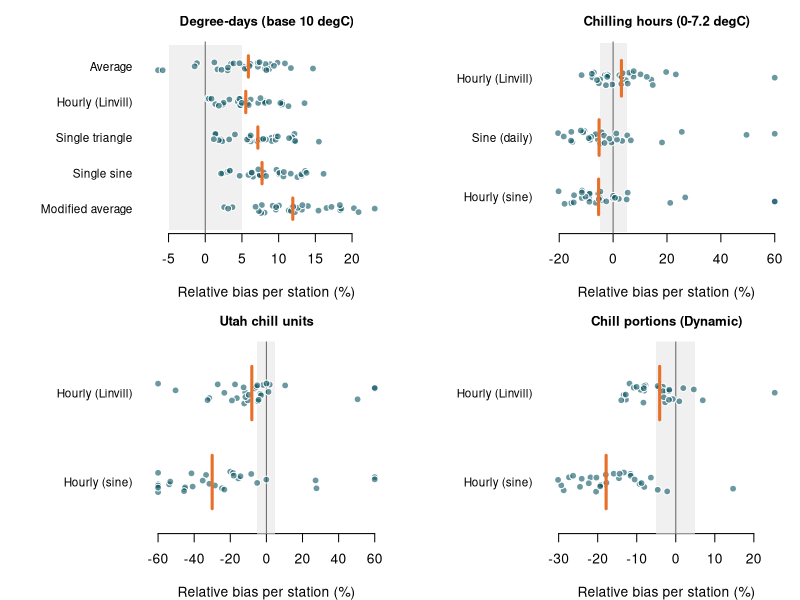
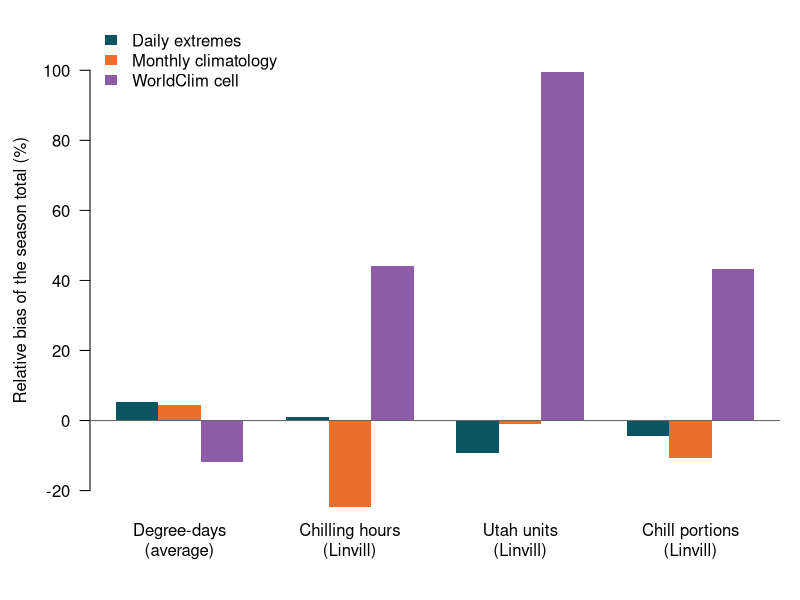
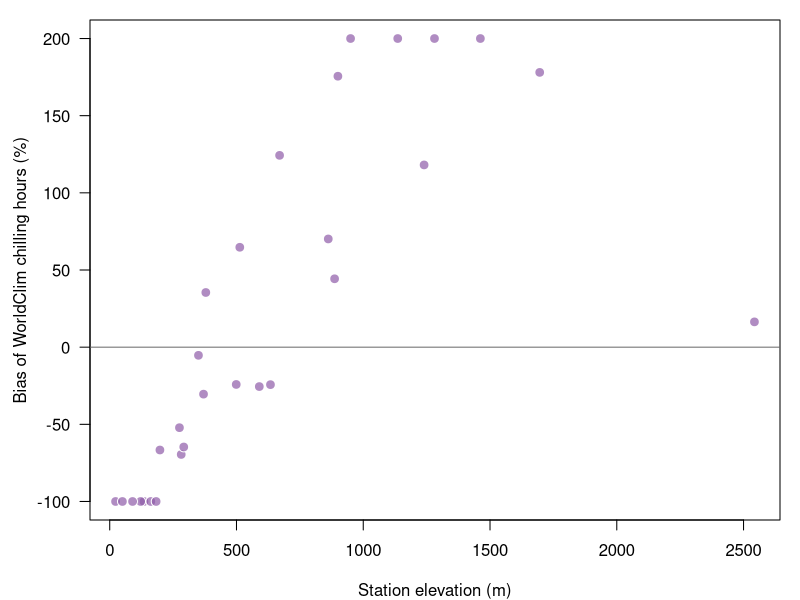

The R script that drew these images, in order:
## ---- chunk 1
knitr::opts_chunk$set(collapse = TRUE, comment = "#>", echo = FALSE,
                      fig.width = 9, fig.height = 6, dpi = 96,
                      out.width = "100%")
options(knitr.kable.NA = "-")
metrics <- read.csv("data/ceaza-metrics.csv")
per_station <- read.csv("data/ceaza-per-station.csv")
stations <- read.csv("data/ceaza-stations.csv", encoding = "UTF-8")
weights <- read.csv("data/ceaza-ensemble-weights.csv")
label <- c(average = "Average", modified_average = "Modified average",
           single_triangle = "Single triangle",
           double_triangle = "Double triangle", single_sine = "Single sine",
           double_sine = "Double sine", hourly_linvill = "Hourly (Linvill)",
           hourly_sine = "Hourly (sine)", sine = "Sine (daily)")
index_label <- c(gdd = "Degree-days (base 10 degC)",
                 ch = "Chilling hours (0-7.2 degC)", cu = "Utah chill units",
                 cp = "Chill portions (Dynamic)")
level_col <- c(daily = "#0B5563", monthly = "#E8702A",
               gridded = "#8E5BA8")
## ---- chunk 2
d <- metrics[metrics$level == "daily", ]
d$index <- factor(index_label[d$index], levels = index_label)
d <- d[order(d$index, abs(d$rel_bias)), ]
tab <- data.frame(Index = d$index, Method = label[d$method],
                  Seasons = d$n,
                  `Relative bias` = sprintf("%+.1f %%", d$rel_bias),
                  MAE = round(d$mae, 1), check.names = FALSE)
knitr::kable(tab, row.names = FALSE, caption = paste(
  "Bias and mean absolute error (MAE, in the units of each index) of the",
  "season total, pooled over 30 stations. Methods ordered by absolute bias",
  "within each index."))
## ---- chunk 3
methods <- list(gdd = c("average", "hourly_linvill", "single_triangle",
                        "single_sine", "modified_average"),
                ch = c("hourly_linvill", "sine", "hourly_sine"),
                cu = c("hourly_linvill", "hourly_sine"),
                cp = c("hourly_linvill", "hourly_sine"))
op <- par(mfrow = c(2, 2), mar = c(4, 9, 2.5, 1))
for (ix in names(methods)) {
  ms <- rev(methods[[ix]])
  x <- per_station[per_station$index == ix & per_station$level == "daily", ]
  vals <- lapply(ms, function(m) x$rel_bias[x$method == m])
  lim <- range(unlist(vals), 0)
  lim <- pmax(pmin(lim, 60), -60)
  plot(NA, xlim = lim, ylim = c(0.5, length(ms) + 0.5), yaxt = "n",
       xlab = "Relative bias per station (%)", ylab = "",
       main = index_label[[ix]], bty = "n", cex.main = 0.95)
  rect(-5, 0.4, 5, length(ms) + 0.6, col = "grey94", border = NA)
  abline(v = 0, col = "grey40")
  axis(2, at = seq_along(ms), labels = label[ms], las = 1, tick = FALSE,
       cex.axis = 0.85)
  for (i in seq_along(ms)) {
    v <- vals[[i]]
    v <- pmax(pmin(v, 60), -60)
    points(v, jitter(rep(i, length(v)), amount = 0.12), pch = 21,
           bg = adjustcolor("#0B5563", 0.6), col = "white", cex = 1.1)
    segments(stats::median(v), i - 0.3, stats::median(v), i + 0.3,
             lwd = 3, col = "#E8702A")
  }
}
par(op)
## ---- chunk 4
sel <- list(gdd = "average", ch = "hourly_linvill", cu = "hourly_linvill",
            cp = "hourly_linvill")
mat <- sapply(names(sel), function(ix) {
  sapply(c("daily", "monthly", "gridded"), function(lv) {
    metrics$rel_bias[metrics$index == ix & metrics$level == lv &
                       metrics$method == sel[[ix]]]
  })
})
par(mar = c(4, 4.5, 1, 1))
bp <- barplot(mat, beside = TRUE, col = level_col, border = NA,
              names.arg = c("Degree-days\n(average)",
                            "Chilling hours\n(Linvill)",
                            "Utah units\n(Linvill)",
                            "Chill portions\n(Linvill)"),
              ylab = "Relative bias of the season total (%)",
              ylim = range(mat, 0) * 1.15, las = 1)
abline(h = 0, col = "grey40")
legend("topleft", legend = c("Daily extremes", "Monthly climatology",
                             "WorldClim cell"),
       fill = level_col, border = NA, bty = "n")
## ---- chunk 5
g <- per_station[per_station$index == "ch" & per_station$level == "gridded" &
                   per_station$method == "sine", ]
g <- merge(g, stations, by = "station")
par(mar = c(4, 4.5, 1, 1))
plot(g$elevation, pmin(g$rel_bias, 200), pch = 21,
     bg = adjustcolor("#8E5BA8", 0.7), col = "white", cex = 1.3, las = 1,
     xlab = "Station elevation (m)",
     ylab = "Bias of WorldClim chilling hours (%)")
abline(h = 0, col = "grey40")
## ---- chunk 6
w <- weights[weights$weight > 0, c("scheme", "method", "weight", "cv_rmse",
                                   "cv_bias")]
w$method <- label[w$method]
names(w) <- c("Scheme", "Member with weight", "Weight",
              "CV RMSE (degC day)", "CV bias (degC day)")
knitr::kable(w, row.names = FALSE, digits = 3)
